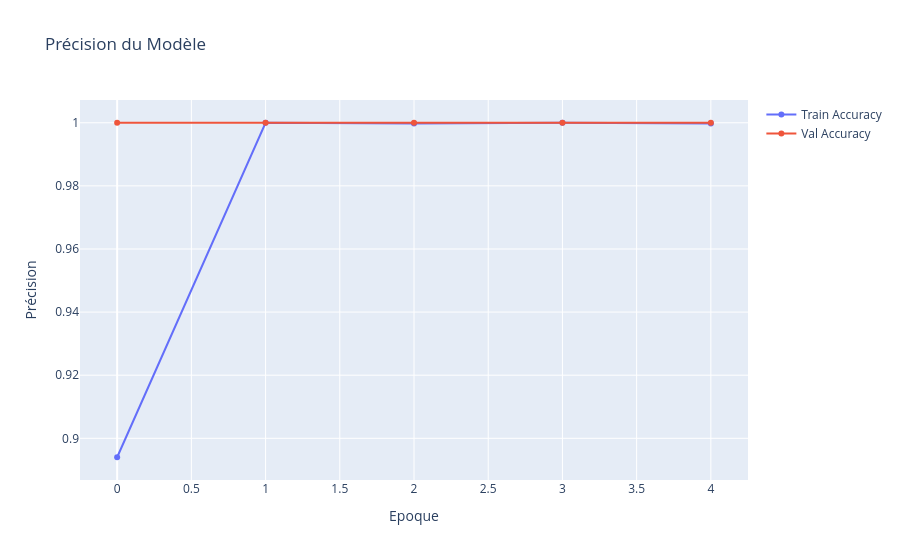
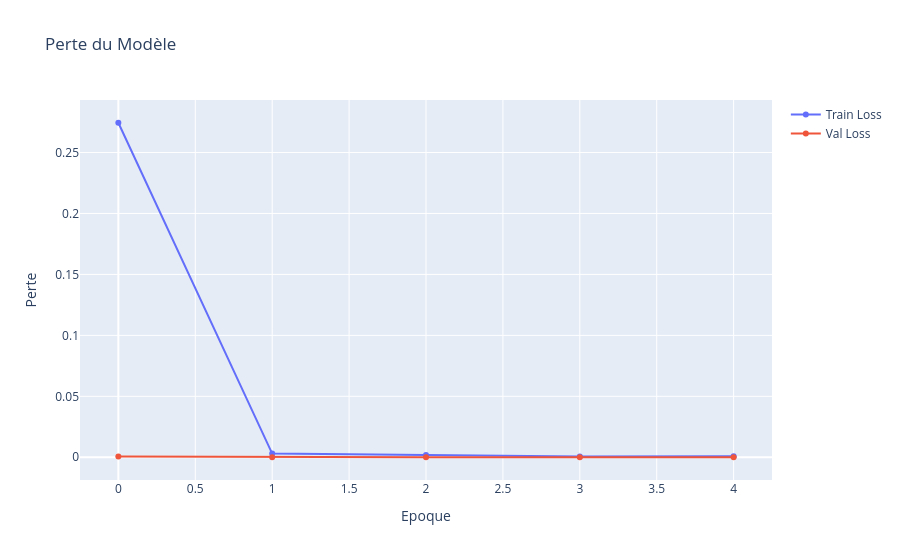

Notebook code for these charts, in order:
### Markdown cell above
## Visualisation des Performances avec Plotly

### Code cell
history_df = pd.DataFrame(history.history)

fig_acc = go.Figure()
fig_acc.add_trace(go.Scatter(y=history_df['accuracy'], name='Train Accuracy'))
fig_acc.add_trace(go.Scatter(y=history_df['val_accuracy'], name='Val Accuracy'))
fig_acc.update_layout(title='Précision du Modèle', xaxis_title='Epoque', yaxis_title='Précision')
fig_acc.show()

fig_loss = go.Figure()
fig_loss.add_trace(go.Scatter(y=history_df['loss'], name='Train Loss'))
fig_loss.add_trace(go.Scatter(y=history_df['val_loss'], name='Val Loss'))
fig_loss.update_layout(title='Perte du Modèle', xaxis_title='Epoque', yaxis_title='Perte')
fig_loss.show()

### Figure 1 — Plotly figure (JSON) as saved in the notebook; plotly's stock layout.template omitted (floating-point values rounded to 4 significant figures)
{"data": [{"name": "Train Accuracy", "type": "scatter", "y": [0.894, 1.0, 0.9998, 1.0, 0.9998]}, {"name": "Val Accuracy", "type": "scatter", "y": [1.0, 1.0, 1.0, 1.0, 1.0]}], "layout": {"title": {"text": "Précision du Modèle"}, "xaxis": {"title": {"text": "Epoque"}}, "yaxis": {"title": {"text": "Précision"}}}}

### Figure 2 — Plotly figure (JSON) as saved in the notebook; plotly's stock layout.template omitted (floating-point values rounded to 4 significant figures)
{"data": [{"name": "Train Loss", "type": "scatter", "y": [0.2744, 0.003017, 0.00182, 0.0006488, 0.0007882]}, {"name": "Val Loss", "type": "scatter", "y": [0.0006076, 5.283e-05, 1.299e-05, 2.782e-06, 1.709e-06]}], "layout": {"title": {"text": "Perte du Modèle"}, "xaxis": {"title": {"text": "Epoque"}}, "yaxis": {"title": {"text": "Perte"}}}}
